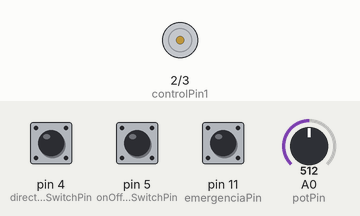
A sketch run on a simulated Arduino Uno, built with avr-gcc and run on an emulated ATmega328P. Parts: motor-driver pin pairs drawn as motors (green arrow = first pin HIGH = forward, orange = second pin HIGH = backward, longer = more drive, scaled by the enable pin). The inputs (shaded band) are chosen by the test bench; at power-on: A0 (potPin) = 512, pin 4 (directionSwitchPin) LOW, pin 11 (emergenciaPin) HIGH, pin 5 (onOffSwitchStateSwitchPin) LOW.

Above: at 2.7 s.
2.8 s: A0 (potPin) set to 716
At 3.15 s:
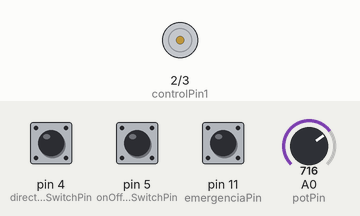
8.1 s: pin 4 (directionSwitchPin) pulled HIGH for 2.25 s
At 8.27 s:
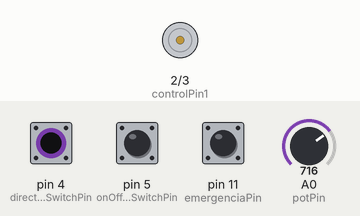
12.6 s: pin 11 (emergenciaPin) pulled LOW for 2.25 s
At 12.78 s:
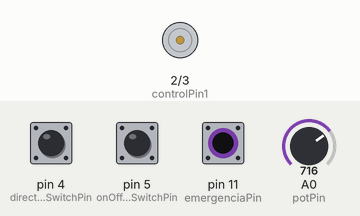
16.3 s: A0 (potPin) set to 900
At 16.61 s:
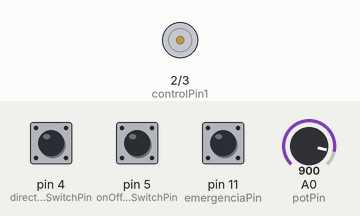
22.1 s: pin 4 (directionSwitchPin) pulled HIGH for 2.25 s
At 22.33 s:
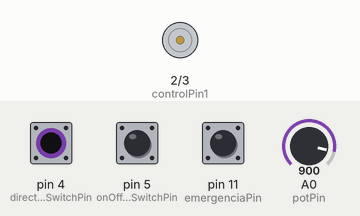
30.2 s: pin 11 (emergenciaPin) pulled LOW for 2.25 s
Timing chart, 0 to 34.9 s (numbered marks = the images above; inputs shaded):
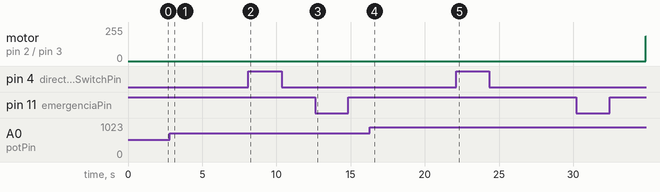

The sketch:

Ejercicio21-MotorDC_2.ino
```cpp
//Ejercicio basado en los ejercicios 9 y 10 del libro Arduino Starter Kit
//Añadidas mejoras
#define SEGURIDAD 1

//const int switchPin = 10;
const int controlPin1 = 2;
const int controlPin2 = 3;
const int enablePin = 9;
const int directionSwitchPin = 4;
const int onOffSwitchStateSwitchPin = 5;
const int potPin = A0;
const int emergenciaPin = 11;

int onOffSwitchState = 0;
int previousOnOffSwitchState = 0;
int directionSwitchState = 0;
int previousDirectionSwitchState = 0;

int motorEnabled = 0;
int motorSpeed = 0;
int motorDirection = 1;

//const int motorPin = 11;
//int switchState = 0;
//encendido_apagado = 0;

void setup(){
  //pinMode(motorPin, OUTPUT);
  //pinMode(switchPin, INPUT);
  pinMode(directionSwitchPin, INPUT);
  pinMode(onOffSwitchStateSwitchPin, INPUT);
  pinMode(controlPin1, OUTPUT);
  pinMode(controlPin2, OUTPUT);
  pinMode(enablePin, OUTPUT);
  pinMode(emergenciaPin, INPUT_PULLUP);
  digitalWrite(enablePin, LOW);
}

void loop(){
  // leo el boton de encendido/apagado del pin 2
  /*switchState = digitalRead(switchPin);
   if ((switchState == HIGH)&& !encendido_apagado){	//Si esta el motor apagado y leo un pulso
   	encendido_apagado = 1;
   	digitalWrite(motorPin, HIGH);
   }
   if (switchState == HIGH)&& encendido_apagado){	//Si esta el motor encendido y leo un pulso
   	encendido_apagado = 0;
   	digitalWrite(motorPin, LOW);
   }
   */
  if (digitalRead(emergenciaPin) == HIGH){
    onOffSwitchState = digitalRead(onOffSwitchStateSwitchPin);
    delay(1);
    directionSwitchState = digitalRead(directionSwitchPin);
    motorSpeed = analogRead(potPin)/4;

    if (onOffSwitchState != previousOnOffSwitchState){
      if (onOffSwitchState == HIGH){
        motorEnabled = !motorEnabled;
      }
    }

    if (directionSwitchState != previousDirectionSwitchState) {
      if (directionSwitchState == HIGH){
        motorDirection = !motorDirection;
      }
    }

    if (motorDirection == 1) {
#if SEGURIDAD
      //Parada en rampa
      for (int i = motorSpeed; i > 0; i--){
        analogWrite(enablePin,i);
        delay(5);
      }
#endif
      digitalWrite(controlPin1, HIGH);
      digitalWrite(controlPin2, LOW);
#if SEGURIDAD
      //Arranque en rampa
      for (int i = 0; i < motorSpeed; i++){
        analogWrite(enablePin,i);
        delay(5);
      }
#endif
    }
    else {
#if SEGURIDAD
      //Parada en rampa
      for (int i = motorSpeed; i > 0; i--){
        analogWrite(enablePin,i);
        delay(5);
      }
#endif
      digitalWrite(controlPin1,LOW);
      digitalWrite(controlPin2,HIGH);
#if SEGURIDAD
      //Arranque en rampa
      for (int i = 0; i < motorSpeed; i++){
        analogWrite(enablePin,i);
        delay(5);
      }
#endif
    }

    if (motorEnabled == 1){
#if SEGURIDAD
      //Arranque en rampa
      for (int i = 0; i < motorSpeed; i++){
        analogWrite(enablePin,i);
        delay(5);
      }
#endif
    }
    else {
#if SEGURIDAD
      //Parada en rampa
      for (int i = motorSpeed; i > 0; i--){
        analogWrite(enablePin,i);
        delay(5);
      }
#endif
    }

    previousDirectionSwitchState = directionSwitchState;
    previousOnOffSwitchState = onOffSwitchState;
  }
  else {
    Serial.println("Parada Emergencia!!!!!!!");
    analogWrite(enablePin,0);
  }
}
```

Measured:
- after the input at 2.8 s, motor on pin 2 (controlPin1) / pin 3 (controlPin2): stays stopped (without the input it goes to forward 49/255 after 5.3 s)
- after the input at 8.1 s, motor on pin 2 (controlPin1) / pin 3 (controlPin2): stays stopped (without the input it goes to forward 46/255 after 4.5 s)
- after the input at 12.6 s, motor on pin 2 (controlPin1) / pin 3 (controlPin2): stays stopped (without the input it goes to backward 155/255 after 3.7 s)
- after the input at 16.3 s, motor on pin 2 (controlPin1) / pin 3 (controlPin2): stays stopped (without the input it goes to backward 166/255 after 5.8 s)
- after the input at 22.1 s, motor on pin 2 (controlPin1) / pin 3 (controlPin2): stays stopped (without the input it goes to backward 142/255 after 6.0 s)
- after the input at 30.2 s, motor on pin 2 (controlPin1) / pin 3 (controlPin2): stopped → forward 187/255 after 4.7 s
